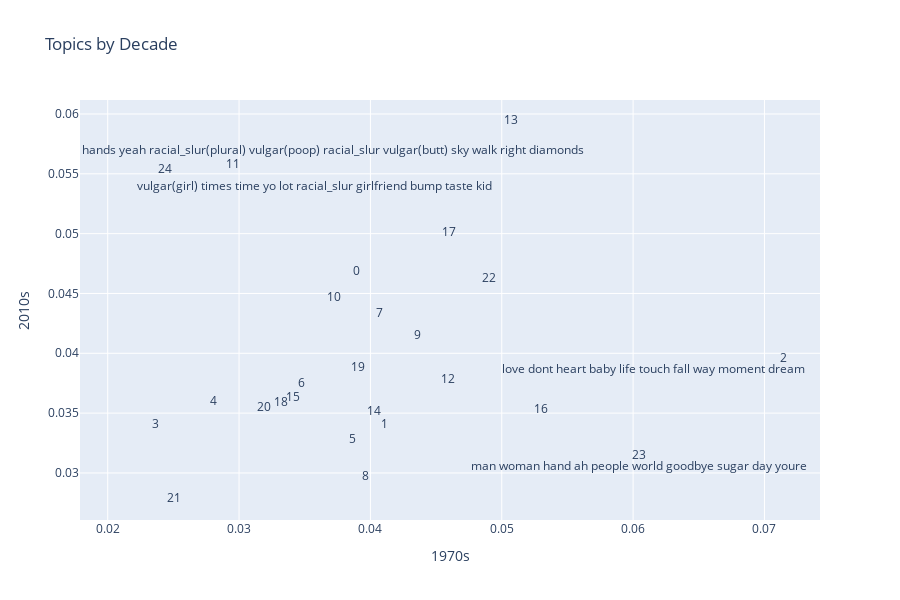

Here is the notebook cell this chart was saved with:
### Code cell
fig = px.scatter(DECADES.reset_index(), '1970s', '2010s',hover_name='topterms',text='topic_id',title="Topics by Decade")\
    .update_traces(mode='text')
fig.add_annotation(x=DECADES.loc[24][0], y=DECADES.loc[24][4],text=DECADES.loc[24][5],showarrow=False,xshift=150,yshift=-15)
fig.add_annotation(x=DECADES.loc[11][0], y=DECADES.loc[11][4],text=DECADES.loc[11][5],showarrow=False,xshift=100,yshift=15)
fig.add_annotation(x=DECADES.loc[2][0], y=DECADES.loc[2][4],text=DECADES.loc[2][5],showarrow=False,yshift=-10,xshift=-130)
fig.add_annotation(x=DECADES.loc[23][0], y=DECADES.loc[23][4],text=DECADES.loc[23][5],showarrow=False,yshift=-10)
fig.show()

### Figure 1 — Plotly figure (JSON) as saved in the notebook; plotly's stock layout.template omitted (floating-point values rounded to 4 significant figures)
{"data": [{"hoverlabel": {"namelength": 0}, "hovertemplate": "<b>%{hovertext}</b><br><br>1970s=%{x}<br>2010s=%{y}<br>topic_id=%{text}", "hovertext": ["oh eyes dreams place wind vulgar(poop) world ready bass vulgar(sex)", "gonna boy friend run bad change chick boys fun feelings", "love dont heart baby life touch fall way moment dream", "da work dont mmm play middle friends lovin tell gonna", "youre whoa wanna crazy nah gon yeah freak booty thang", "song huh days summer breath lies bop songs mistake feel", "somebody yeah lover ayy city round arms power things stars", "baby yeah oh time ride somethin thing fallin turn dont", "air ha ba jump fool party da dee time ring", "way dance things uh lets friends club hmm care problem", "tonight everybody ya head right floor yeah help reason stay", "hands yeah racial_slur(plural) vulgar(poop) racial_slur vulgar(butt) sky walk right diamonds", "day world babe music life wont thats light yeah way", "yeah heart beat door soul nights star way thunder low", "home look baby yes life kind line world im dont", "girl talk world kiss yeah lips groove whos sunshine lights", "night sun morning day choo woo train words light moon", "time body heart mind way matter ma pain life eyes", "chance la face rain ho game ohoh shake dat kids", "mind girls cause lady dream shes truth hot heat end", "ooh hey doo bit town ill yeah fine aha hearts", "alright na step minute du angel wit feels boom ahh", "thing life money rock time roll gimme sorry car dont", "man woman hand ah people world goodbye sugar day youre", "vulgar(girl) times time yo lot racial_slur girlfriend bump taste kid"], "legendgroup": "", "marker": {"color": "#636efa", "symbol": "circle"}, "mode": "text", "name": "", "showlegend": false, "text": [0, 1, 2, 3, 4, 5, 6, 7, 8, 9, 10, 11, 12, 13, 14, 15, 16, 17, 18, 19, 20, 21, 22, 23, 24], "type": "scatter", "x": [0.03895, 0.04107, 0.07141, 0.02365, 0.02803, 0.03864, 0.03473, 0.0407, 0.0396, 0.04358, 0.03723, 0.02954, 0.04591, 0.05071, 0.04026, 0.03407, 0.05302, 0.04595, 0.03319, 0.03905, 0.03186, 0.02504, 0.04906, 0.06043, 0.02433], "xaxis": "x", "y": [0.04681, 0.03401, 0.03955, 0.03401, 0.03592, 0.03273, 0.03744, 0.0433, 0.02963, 0.04146, 0.04465, 0.05577, 0.03778, 0.05941, 0.03508, 0.03628, 0.03522, 0.05006, 0.03582, 0.03879, 0.03546, 0.02782, 0.04625, 0.03142, 0.05531], "yaxis": "y"}], "layout": {"annotations": [{"showarrow": false, "text": "vulgar(girl) times time yo lot racial_slur girlfriend bump taste kid", "x": 0.02433, "xshift": 150, "y": 0.05531, "yshift": -15}, {"showarrow": false, "text": "hands yeah racial_slur(plural) vulgar(poop) racial_slur vulgar(butt) sky walk right diamonds", "x": 0.02954, "xshift": 100, "y": 0.05577, "yshift": 15}, {"showarrow": false, "text": "love dont heart baby life touch fall way moment dream", "x": 0.07141, "xshift": -130, "y": 0.03955, "yshift": -10}, {"showarrow": false, "text": "man woman hand ah people world goodbye sugar day youre", "x": 0.06043, "y": 0.03142, "yshift": -10}], "grid": {"xaxes": ["x"], "xgap": 0.1, "xside": "bottom", "yaxes": ["y"], "ygap": 0.1, "yside": "left"}, "height": 600, "legend": {"tracegroupgap": 0}, "title": {"text": "Topics by Decade"}, "xaxis": {"title": {"text": "1970s"}}, "yaxis": {"title": {"text": "2010s"}}}}
